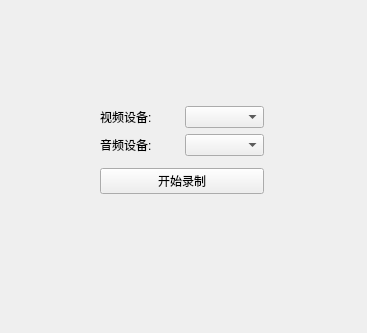
<?xml version="1.0" encoding="UTF-8"?>
<ui version="4.0">
 <class>Widget</class>
 <widget class="QWidget" name="Widget">
  <property name="geometry">
   <rect>
    <x>0</x>
    <y>0</y>
    <width>367</width>
    <height>333</height>
   </rect>
  </property>
  <property name="windowTitle">
   <string>Widget</string>
  </property>
  <widget class="QWidget" name="">
   <property name="geometry">
    <rect>
     <x>100</x>
     <y>100</y>
     <width>164</width>
     <height>100</height>
    </rect>
   </property>
   <layout class="QVBoxLayout" name="verticalLayout_2">
    <item>
     <layout class="QVBoxLayout" name="verticalLayout">
      <item>
       <layout class="QHBoxLayout" name="horizontalLayout">
        <item>
         <widget class="QLabel" name="label">
          <property name="text">
           <string>视频设备:</string>
          </property>
         </widget>
        </item>
        <item>
         <widget class="QComboBox" name="comboBox"/>
        </item>
       </layout>
      </item>
      <item>
       <layout class="QHBoxLayout" name="horizontalLayout_2">
        <item>
         <widget class="QLabel" name="label_2">
          <property name="text">
           <string>音频设备:</string>
          </property>
         </widget>
        </item>
        <item>
         <widget class="QComboBox" name="comboBox_2"/>
        </item>
       </layout>
      </item>
     </layout>
    </item>
    <item>
     <widget class="QPushButton" name="pushButton">
      <property name="text">
       <string>开始录制</string>
      </property>
     </widget>
    </item>
   </layout>
  </widget>
 </widget>
 <resources/>
 <connections/>
</ui>
